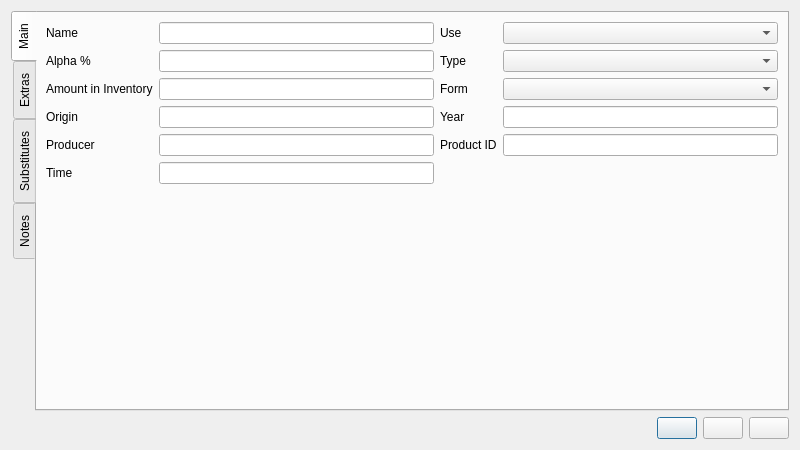
<?xml version="1.0" encoding="UTF-8"?>
<ui version="4.0">
 <class>hopEditor</class>
 <widget class="QDialog" name="hopEditor">
  <property name="geometry">
   <rect>
    <x>0</x>
    <y>0</y>
    <width>800</width>
    <height>450</height>
   </rect>
  </property>
  <property name="sizePolicy">
   <sizepolicy hsizetype="Minimum" vsizetype="Minimum">
    <horstretch>0</horstretch>
    <verstretch>0</verstretch>
   </sizepolicy>
  </property>
  <property name="windowTitle">
   <string>Hop Editor</string>
  </property>
  <property name="configSection" stdset="0">
   <string notr="true">hopEditor</string>
  </property>
  <layout class="QVBoxLayout" name="verticalLayout">
   <item>
    <widget class="QTabWidget" name="tabWidget_editor">
     <property name="tabPosition">
      <enum>QTabWidget::West</enum>
     </property>
     <property name="tabShape">
      <enum>QTabWidget::Rounded</enum>
     </property>
     <property name="currentIndex">
      <number>0</number>
     </property>
     <property name="usesScrollButtons">
      <bool>false</bool>
     </property>
     <property name="movable">
      <bool>true</bool>
     </property>
     <widget class="QWidget" name="tabWidget_editorPage1">
      <attribute name="title">
       <string>Main</string>
      </attribute>
      <layout class="QGridLayout" name="gridLayout">
       <item row="0" column="2">
        <widget class="QLabel" name="label_use">
         <property name="toolTip">
          <string>Required</string>
         </property>
         <property name="text">
          <string>Use</string>
         </property>
         <property name="buddy">
          <cstring>comboBox_hopUse</cstring>
         </property>
        </widget>
       </item>
       <item row="0" column="0">
        <widget class="QLabel" name="label_name">
         <property name="toolTip">
          <string>Required</string>
         </property>
         <property name="text">
          <string>Name</string>
         </property>
         <property name="buddy">
          <cstring>lineEdit_name</cstring>
         </property>
        </widget>
       </item>
       <item row="1" column="0">
        <widget class="QLabel" name="label_alpha">
         <property name="toolTip">
          <string>Required</string>
         </property>
         <property name="text">
          <string>Alpha %</string>
         </property>
         <property name="buddy">
          <cstring>lineEdit_alpha</cstring>
         </property>
        </widget>
       </item>
       <item row="1" column="1">
        <widget class="BtGenericEdit" name="lineEdit_alpha">
         <property name="toolTip">
          <string>Alpha acids as percent by mass</string>
         </property>
         <property name="editField" stdset="0">
          <string notr="true">alpha_pct</string>
         </property>
        </widget>
       </item>
       <item row="0" column="1">
        <widget class="BtStringEdit" name="lineEdit_name">
         <property name="toolTip">
          <string>Name</string>
         </property>
        </widget>
       </item>
       <item row="7" column="0">
        <spacer name="verticalSpacer">
         <property name="orientation">
          <enum>Qt::Vertical</enum>
         </property>
         <property name="sizeHint" stdset="0">
          <size>
           <width>20</width>
           <height>40</height>
          </size>
         </property>
        </spacer>
       </item>
       <item row="0" column="3">
        <widget class="QComboBox" name="comboBox_hopUse">
         <property name="toolTip">
          <string>Use</string>
         </property>
        </widget>
       </item>
       <item row="1" column="2">
        <widget class="QLabel" name="label_type">
         <property name="text">
          <string>Type</string>
         </property>
         <property name="buddy">
          <cstring>comboBox_hopType</cstring>
         </property>
        </widget>
       </item>
       <item row="1" column="3">
        <widget class="QComboBox" name="comboBox_hopType">
         <property name="sizePolicy">
          <sizepolicy hsizetype="Expanding" vsizetype="Fixed">
           <horstretch>0</horstretch>
           <verstretch>0</verstretch>
          </sizepolicy>
         </property>
         <property name="toolTip">
          <string>Hop Type</string>
         </property>
        </widget>
       </item>
       <item row="2" column="2">
        <widget class="QLabel" name="label_form">
         <property name="text">
          <string>Form</string>
         </property>
         <property name="buddy">
          <cstring>comboBox_hopForm</cstring>
         </property>
        </widget>
       </item>
       <item row="2" column="3">
        <widget class="QComboBox" name="comboBox_hopForm">
         <property name="sizePolicy">
          <sizepolicy hsizetype="Expanding" vsizetype="Fixed">
           <horstretch>0</horstretch>
           <verstretch>0</verstretch>
          </sizepolicy>
         </property>
         <property name="toolTip">
          <string>Hop Form</string>
         </property>
        </widget>
       </item>
       <item row="2" column="0">
        <widget class="BtMassLabel" name="label_inventory">
         <property name="contextMenuPolicy">
          <enum>Qt::CustomContextMenu</enum>
         </property>
         <property name="text">
          <string>Amount in Inventory</string>
         </property>
         <property name="buddy">
          <cstring>lineEdit_inventory</cstring>
         </property>
        </widget>
       </item>
       <item row="2" column="1">
        <widget class="BtMassEdit" name="lineEdit_inventory">
         <property name="sizePolicy">
          <sizepolicy hsizetype="Expanding" vsizetype="Fixed">
           <horstretch>0</horstretch>
           <verstretch>0</verstretch>
          </sizepolicy>
         </property>
         <property name="toolTip">
          <string>Amount in inventory</string>
         </property>
         <property name="editField" stdset="0">
          <string notr="true">inventory</string>
         </property>
        </widget>
       </item>
       <item row="3" column="0">
        <widget class="QLabel" name="label_origin">
         <property name="text">
          <string>Origin</string>
         </property>
         <property name="buddy">
          <cstring>lineEdit_origin</cstring>
         </property>
        </widget>
       </item>
       <item row="3" column="1">
        <widget class="BtStringEdit" name="lineEdit_origin">
         <property name="sizePolicy">
          <sizepolicy hsizetype="Preferred" vsizetype="Fixed">
           <horstretch>0</horstretch>
           <verstretch>0</verstretch>
          </sizepolicy>
         </property>
         <property name="toolTip">
          <string>Origin</string>
         </property>
        </widget>
       </item>
       <item row="3" column="2">
        <widget class="QLabel" name="label_year">
         <property name="text">
          <string>Year</string>
         </property>
         <property name="buddy">
          <cstring>lineEdit_year</cstring>
         </property>
        </widget>
       </item>
       <item row="3" column="3">
        <widget class="BtGenericEdit" name="lineEdit_year">
         <property name="sizePolicy">
          <sizepolicy hsizetype="Preferred" vsizetype="Fixed">
           <horstretch>0</horstretch>
           <verstretch>0</verstretch>
          </sizepolicy>
         </property>
         <property name="toolTip">
          <string>Year</string>
         </property>
         <property name="editField" stdset="0">
          <string notr="true">year</string>
         </property>
        </widget>
       </item>
       <item row="4" column="0">
        <widget class="QLabel" name="label_producer">
         <property name="text">
          <string>Producer</string>
         </property>
         <property name="buddy">
          <cstring>lineEdit_producer</cstring>
         </property>
        </widget>
       </item>
       <item row="4" column="1">
        <widget class="BtStringEdit" name="lineEdit_producer">
         <property name="sizePolicy">
          <sizepolicy hsizetype="Preferred" vsizetype="Fixed">
           <horstretch>0</horstretch>
           <verstretch>0</verstretch>
          </sizepolicy>
         </property>
         <property name="toolTip">
          <string>Producer</string>
         </property>
        </widget>
       </item>
       <item row="4" column="2">
        <widget class="QLabel" name="label_product_id">
         <property name="text">
          <string>Product ID</string>
         </property>
         <property name="buddy">
          <cstring>lineEdit_product_id</cstring>
         </property>
        </widget>
       </item>
       <item row="4" column="3">
        <widget class="BtStringEdit" name="lineEdit_product_id">
         <property name="sizePolicy">
          <sizepolicy hsizetype="Preferred" vsizetype="Fixed">
           <horstretch>0</horstretch>
           <verstretch>0</verstretch>
          </sizepolicy>
         </property>
         <property name="toolTip">
          <string>Product ID</string>
         </property>
        </widget>
       </item>
       <item row="5" column="0">
        <widget class="BtTimeLabel" name="label_time">
         <property name="contextMenuPolicy">
          <enum>Qt::CustomContextMenu</enum>
         </property>
         <property name="text">
          <string>Time</string>
         </property>
         <property name="buddy">
          <cstring>lineEdit_time</cstring>
         </property>
        </widget>
       </item>
       <item row="5" column="1">
        <widget class="BtTimeEdit" name="lineEdit_time">
         <property name="sizePolicy">
          <sizepolicy hsizetype="Preferred" vsizetype="Fixed">
           <horstretch>0</horstretch>
           <verstretch>0</verstretch>
          </sizepolicy>
         </property>
         <property name="toolTip">
          <string>Time</string>
         </property>
         <property name="editField" stdset="0">
          <string notr="true">time_min</string>
         </property>
        </widget>
       </item>
      </layout>
     </widget>
     <widget class="QWidget" name="tabWidget_editorPage2">
      <attribute name="title">
       <string>Extras</string>
      </attribute>
      <layout class="QGridLayout" name="gridLayout_2">
       <item row="0" column="0">
        <widget class="QLabel" name="label_beta">
         <property name="text">
          <string>Beta %</string>
         </property>
         <property name="buddy">
          <cstring>lineEdit_beta</cstring>
         </property>
        </widget>
       </item>
       <item row="0" column="1">
        <widget class="BtGenericEdit" name="lineEdit_beta">
         <property name="sizePolicy">
          <sizepolicy hsizetype="Preferred" vsizetype="Fixed">
           <horstretch>0</horstretch>
           <verstretch>0</verstretch>
          </sizepolicy>
         </property>
         <property name="toolTip">
          <string>Beta acids as percent by mass</string>
         </property>
         <property name="editField" stdset="0">
          <string notr="true">beta_pct</string>
         </property>
        </widget>
       </item>
       <item row="0" column="2">
        <widget class="QLabel" name="label_HSI">
         <property name="text">
          <string>HSI</string>
         </property>
         <property name="buddy">
          <cstring>lineEdit_HSI</cstring>
         </property>
        </widget>
       </item>
       <item row="0" column="3">
        <widget class="BtGenericEdit" name="lineEdit_HSI">
         <property name="sizePolicy">
          <sizepolicy hsizetype="Preferred" vsizetype="Fixed">
           <horstretch>0</horstretch>
           <verstretch>0</verstretch>
          </sizepolicy>
         </property>
         <property name="toolTip">
          <string>Hop Stability/Storage index</string>
         </property>
         <property name="editField" stdset="0">
          <string notr="true">hsi_pct</string>
         </property>
        </widget>
       </item>
       <item row="1" column="0">
        <widget class="QLabel" name="label_humulene">
         <property name="sizePolicy">
          <sizepolicy hsizetype="Minimum" vsizetype="Preferred">
           <horstretch>0</horstretch>
           <verstretch>0</verstretch>
          </sizepolicy>
         </property>
         <property name="text">
          <string>Humulene %</string>
         </property>
         <property name="buddy">
          <cstring>lineEdit_humulene</cstring>
         </property>
        </widget>
       </item>
       <item row="1" column="1">
        <widget class="BtGenericEdit" name="lineEdit_humulene">
         <property name="sizePolicy">
          <sizepolicy hsizetype="Preferred" vsizetype="Fixed">
           <horstretch>0</horstretch>
           <verstretch>0</verstretch>
          </sizepolicy>
         </property>
         <property name="toolTip">
          <string>Humulene</string>
         </property>
         <property name="editField" stdset="0">
          <string notr="true">humulene_pct</string>
         </property>
        </widget>
       </item>
       <item row="1" column="2">
        <widget class="QLabel" name="label_linalool">
         <property name="sizePolicy">
          <sizepolicy hsizetype="Minimum" vsizetype="Preferred">
           <horstretch>0</horstretch>
           <verstretch>0</verstretch>
          </sizepolicy>
         </property>
         <property name="text">
          <string>Linalool %</string>
         </property>
         <property name="buddy">
          <cstring>lineEdit_linalool</cstring>
         </property>
        </widget>
       </item>
       <item row="1" column="3">
        <widget class="BtGenericEdit" name="lineEdit_linalool">
         <property name="sizePolicy">
          <sizepolicy hsizetype="Preferred" vsizetype="Fixed">
           <horstretch>0</horstretch>
           <verstretch>0</verstretch>
          </sizepolicy>
         </property>
         <property name="toolTip">
          <string>Linalool</string>
         </property>
         <property name="editField" stdset="0">
          <string notr="true">linalool_pct</string>
         </property>
        </widget>
       </item>
       <item row="2" column="0">
        <widget class="QLabel" name="label_caryophyllene">
         <property name="sizePolicy">
          <sizepolicy hsizetype="Minimum" vsizetype="Preferred">
           <horstretch>0</horstretch>
           <verstretch>0</verstretch>
          </sizepolicy>
         </property>
         <property name="text">
          <string>Caryophyllene %</string>
         </property>
         <property name="buddy">
          <cstring>lineEdit_caryophyllene</cstring>
         </property>
        </widget>
       </item>
       <item row="2" column="1">
        <widget class="BtGenericEdit" name="lineEdit_caryophyllene">
         <property name="sizePolicy">
          <sizepolicy hsizetype="Preferred" vsizetype="Fixed">
           <horstretch>0</horstretch>
           <verstretch>0</verstretch>
          </sizepolicy>
         </property>
         <property name="toolTip">
          <string>Caryophyllene %</string>
         </property>
         <property name="editField" stdset="0">
          <string notr="true">caryophyllene_pct</string>
         </property>
        </widget>
       </item>
       <item row="2" column="2">
        <widget class="QLabel" name="label_limonene">
         <property name="sizePolicy">
          <sizepolicy hsizetype="Minimum" vsizetype="Preferred">
           <horstretch>0</horstretch>
           <verstretch>0</verstretch>
          </sizepolicy>
         </property>
         <property name="text">
          <string>Limonene %</string>
         </property>
         <property name="buddy">
          <cstring>lineEdit_limonene</cstring>
         </property>
        </widget>
       </item>
       <item row="2" column="3">
        <widget class="BtGenericEdit" name="lineEdit_limonene">
         <property name="sizePolicy">
          <sizepolicy hsizetype="Preferred" vsizetype="Fixed">
           <horstretch>0</horstretch>
           <verstretch>0</verstretch>
          </sizepolicy>
         </property>
         <property name="toolTip">
          <string>Limonene</string>
         </property>
         <property name="editField" stdset="0">
          <string notr="true">limonene_pct</string>
         </property>
        </widget>
       </item>
       <item row="3" column="0">
        <widget class="QLabel" name="label_cohumulone">
         <property name="sizePolicy">
          <sizepolicy hsizetype="Minimum" vsizetype="Preferred">
           <horstretch>0</horstretch>
           <verstretch>0</verstretch>
          </sizepolicy>
         </property>
         <property name="text">
          <string>Cohumulone %</string>
         </property>
         <property name="buddy">
          <cstring>lineEdit_cohumulone</cstring>
         </property>
        </widget>
       </item>
       <item row="3" column="1">
        <widget class="BtGenericEdit" name="lineEdit_cohumulone">
         <property name="sizePolicy">
          <sizepolicy hsizetype="Preferred" vsizetype="Fixed">
           <horstretch>0</horstretch>
           <verstretch>0</verstretch>
          </sizepolicy>
         </property>
         <property name="toolTip">
          <string>Cohumulone</string>
         </property>
         <property name="editField" stdset="0">
          <string notr="true">cohumulone_pct</string>
         </property>
        </widget>
       </item>
       <item row="3" column="2">
        <widget class="QLabel" name="label_nerol">
         <property name="sizePolicy">
          <sizepolicy hsizetype="Minimum" vsizetype="Preferred">
           <horstretch>0</horstretch>
           <verstretch>0</verstretch>
          </sizepolicy>
         </property>
         <property name="text">
          <string>Nerol %</string>
         </property>
         <property name="buddy">
          <cstring>lineEdit_nerol</cstring>
         </property>
        </widget>
       </item>
       <item row="3" column="3">
        <widget class="BtGenericEdit" name="lineEdit_nerol">
         <property name="sizePolicy">
          <sizepolicy hsizetype="Preferred" vsizetype="Fixed">
           <horstretch>0</horstretch>
           <verstretch>0</verstretch>
          </sizepolicy>
         </property>
         <property name="toolTip">
          <string>Nerol</string>
         </property>
         <property name="editField" stdset="0">
          <string notr="true">nerol_pct</string>
         </property>
        </widget>
       </item>
       <item row="4" column="0">
        <widget class="QLabel" name="label_myrcene">
         <property name="sizePolicy">
          <sizepolicy hsizetype="Minimum" vsizetype="Preferred">
           <horstretch>0</horstretch>
           <verstretch>0</verstretch>
          </sizepolicy>
         </property>
         <property name="text">
          <string>Myrcene %</string>
         </property>
         <property name="buddy">
          <cstring>lineEdit_myrcene</cstring>
         </property>
        </widget>
       </item>
       <item row="4" column="1">
        <widget class="BtGenericEdit" name="lineEdit_myrcene">
         <property name="sizePolicy">
          <sizepolicy hsizetype="Preferred" vsizetype="Fixed">
           <horstretch>0</horstretch>
           <verstretch>0</verstretch>
          </sizepolicy>
         </property>
         <property name="toolTip">
          <string>Myrcene</string>
         </property>
         <property name="editField" stdset="0">
          <string notr="true">myrcene_pct</string>
         </property>
        </widget>
       </item>
       <item row="4" column="2">
        <widget class="QLabel" name="label_pinene">
         <property name="sizePolicy">
          <sizepolicy hsizetype="Minimum" vsizetype="Preferred">
           <horstretch>0</horstretch>
           <verstretch>0</verstretch>
          </sizepolicy>
         </property>
         <property name="text">
          <string>Pinene %</string>
         </property>
         <property name="buddy">
          <cstring>lineEdit_pinene</cstring>
         </property>
        </widget>
       </item>
       <item row="4" column="3">
        <widget class="BtGenericEdit" name="lineEdit_pinene">
         <property name="sizePolicy">
          <sizepolicy hsizetype="Preferred" vsizetype="Fixed">
           <horstretch>0</horstretch>
           <verstretch>0</verstretch>
          </sizepolicy>
         </property>
         <property name="toolTip">
          <string>Pinene</string>
         </property>
         <property name="editField" stdset="0">
          <string notr="true">pinene_pct</string>
         </property>
        </widget>
       </item>
       <item row="5" column="0">
        <widget class="QLabel" name="label_farnesene">
         <property name="sizePolicy">
          <sizepolicy hsizetype="Minimum" vsizetype="Preferred">
           <horstretch>0</horstretch>
           <verstretch>0</verstretch>
          </sizepolicy>
         </property>
         <property name="text">
          <string>Farnesene %</string>
         </property>
         <property name="buddy">
          <cstring>lineEdit_farnesene</cstring>
         </property>
        </widget>
       </item>
       <item row="5" column="1">
        <widget class="BtGenericEdit" name="lineEdit_farnesene">
         <property name="sizePolicy">
          <sizepolicy hsizetype="Preferred" vsizetype="Fixed">
           <horstretch>0</horstretch>
           <verstretch>0</verstretch>
          </sizepolicy>
         </property>
         <property name="toolTip">
          <string>Farnesene</string>
         </property>
         <property name="editField" stdset="0">
          <string notr="true">farnesene_pct</string>
         </property>
        </widget>
       </item>
       <item row="5" column="2">
        <widget class="QLabel" name="label_polyphenols">
         <property name="sizePolicy">
          <sizepolicy hsizetype="Minimum" vsizetype="Preferred">
           <horstretch>0</horstretch>
           <verstretch>0</verstretch>
          </sizepolicy>
         </property>
         <property name="text">
          <string>Polyphenols %</string>
         </property>
         <property name="buddy">
          <cstring>lineEdit_polyphenols</cstring>
         </property>
        </widget>
       </item>
       <item row="5" column="3">
        <widget class="BtGenericEdit" name="lineEdit_polyphenols">
         <property name="sizePolicy">
          <sizepolicy hsizetype="Preferred" vsizetype="Fixed">
           <horstretch>0</horstretch>
           <verstretch>0</verstretch>
          </sizepolicy>
         </property>
         <property name="toolTip">
          <string>Polyphenols</string>
         </property>
         <property name="editField" stdset="0">
          <string notr="true">polyphenols_pct</string>
         </property>
        </widget>
       </item>
       <item row="6" column="0">
        <widget class="QLabel" name="label_geraniol">
         <property name="sizePolicy">
          <sizepolicy hsizetype="Minimum" vsizetype="Preferred">
           <horstretch>0</horstretch>
           <verstretch>0</verstretch>
          </sizepolicy>
         </property>
         <property name="text">
          <string>Geraniol %</string>
         </property>
         <property name="buddy">
          <cstring>lineEdit_geraniol</cstring>
         </property>
        </widget>
       </item>
       <item row="6" column="1">
        <widget class="BtGenericEdit" name="lineEdit_geraniol">
         <property name="sizePolicy">
          <sizepolicy hsizetype="Preferred" vsizetype="Fixed">
           <horstretch>0</horstretch>
           <verstretch>0</verstretch>
          </sizepolicy>
         </property>
         <property name="toolTip">
          <string>Geraniol</string>
         </property>
         <property name="editField" stdset="0">
          <string notr="true">geraniol_pct</string>
         </property>
        </widget>
       </item>
       <item row="6" column="2">
        <widget class="QLabel" name="label_xanthohumol">
         <property name="sizePolicy">
          <sizepolicy hsizetype="Minimum" vsizetype="Preferred">
           <horstretch>0</horstretch>
           <verstretch>0</verstretch>
          </sizepolicy>
         </property>
         <property name="text">
          <string>Xanthohumol %</string>
         </property>
         <property name="buddy">
          <cstring>lineEdit_xanthohumol</cstring>
         </property>
        </widget>
       </item>
       <item row="6" column="3">
        <widget class="BtGenericEdit" name="lineEdit_xanthohumol">
         <property name="sizePolicy">
          <sizepolicy hsizetype="Preferred" vsizetype="Fixed">
           <horstretch>0</horstretch>
           <verstretch>0</verstretch>
          </sizepolicy>
         </property>
         <property name="toolTip">
          <string>Xanthohumol</string>
         </property>
         <property name="editField" stdset="0">
          <string notr="true">xanthohumol_pct</string>
         </property>
        </widget>
       </item>
       <item row="7" column="0">
        <widget class="QLabel" name="label_b_pinene">
         <property name="sizePolicy">
          <sizepolicy hsizetype="Minimum" vsizetype="Preferred">
           <horstretch>0</horstretch>
           <verstretch>0</verstretch>
          </sizepolicy>
         </property>
         <property name="text">
          <string>β-pinene %</string>
         </property>
         <property name="buddy">
          <cstring>lineEdit_b_pinene</cstring>
         </property>
        </widget>
       </item>
       <item row="7" column="1">
        <widget class="BtGenericEdit" name="lineEdit_b_pinene">
         <property name="sizePolicy">
          <sizepolicy hsizetype="Preferred" vsizetype="Fixed">
           <horstretch>0</horstretch>
           <verstretch>0</verstretch>
          </sizepolicy>
         </property>
         <property name="toolTip">
          <string>β-pinene</string>
         </property>
         <property name="editField" stdset="0">
          <string notr="true">b_pinene_pct</string>
         </property>
        </widget>
       </item>
       <item row="7" column="2">
        <widget class="QLabel" name="label_total_oil_ml_per_100g">
         <property name="sizePolicy">
          <sizepolicy hsizetype="Minimum" vsizetype="Preferred">
           <horstretch>0</horstretch>
           <verstretch>0</verstretch>
          </sizepolicy>
         </property>
         <property name="text">
          <string>Total Oil ml/100g</string>
         </property>
         <property name="buddy">
          <cstring>lineEdit_total_oil_ml_per_100g</cstring>
         </property>
        </widget>
       </item>
       <item row="7" column="3">
        <widget class="BtGenericEdit" name="lineEdit_total_oil_ml_per_100g">
         <property name="sizePolicy">
          <sizepolicy hsizetype="Preferred" vsizetype="Fixed">
           <horstretch>0</horstretch>
           <verstretch>0</verstretch>
          </sizepolicy>
         </property>
         <property name="toolTip">
          <string>Total Oil ml/100g</string>
         </property>
         <property name="editField" stdset="0">
          <string notr="true">total_oil_ml_per_100g</string>
         </property>
        </widget>
       </item>
       <item row="8" column="0">
        <spacer name="verticalSpacer_3">
         <property name="orientation">
          <enum>Qt::Vertical</enum>
         </property>
         <property name="sizeHint" stdset="0">
          <size>
           <width>20</width>
           <height>40</height>
          </size>
         </property>
        </spacer>
       </item>
      </layout>
     </widget>
     <widget class="QWidget" name="tabWidget_editorPage4">
      <attribute name="title">
       <string>Substitutes</string>
      </attribute>
      <layout class="QHBoxLayout" name="horizontalLayout">
       <item>
        <widget class="QTextEdit" name="textEdit_substitutes">
         <property name="sizePolicy">
          <sizepolicy hsizetype="Preferred" vsizetype="MinimumExpanding">
           <horstretch>0</horstretch>
           <verstretch>0</verstretch>
          </sizepolicy>
         </property>
         <property name="minimumSize">
          <size>
           <width>0</width>
           <height>0</height>
          </size>
         </property>
         <property name="maximumSize">
          <size>
           <width>1000</width>
           <height>1000</height>
          </size>
         </property>
        </widget>
       </item>
      </layout>
     </widget>
     <widget class="QWidget" name="tabWidget_editorPage5">
      <attribute name="title">
       <string>Notes</string>
      </attribute>
      <layout class="QHBoxLayout" name="horizontalLayout_2">
       <item>
        <widget class="QTextEdit" name="textEdit_notes">
         <property name="sizePolicy">
          <sizepolicy hsizetype="Minimum" vsizetype="MinimumExpanding">
           <horstretch>0</horstretch>
           <verstretch>0</verstretch>
          </sizepolicy>
         </property>
         <property name="minimumSize">
          <size>
           <width>100</width>
           <height>100</height>
          </size>
         </property>
         <property name="maximumSize">
          <size>
           <width>1000</width>
           <height>1000</height>
          </size>
         </property>
        </widget>
       </item>
      </layout>
     </widget>
    </widget>
   </item>
   <item>
    <layout class="QHBoxLayout" name="horizontalLayout_3">
     <item>
      <spacer name="horizontalSpacer">
       <property name="orientation">
        <enum>Qt::Horizontal</enum>
       </property>
       <property name="sizeHint" stdset="0">
        <size>
         <width>40</width>
         <height>20</height>
        </size>
       </property>
      </spacer>
     </item>
     <item>
      <widget class="QPushButton" name="pushButton_new">
       <property name="toolTip">
        <string>New hop</string>
       </property>
       <property name="text">
        <string/>
       </property>
       <property name="icon">
        <iconset resource="../brewken.qrc">
         <normaloff>:/images/smallPlus.svg</normaloff>:/images/smallPlus.svg</iconset>
       </property>
      </widget>
     </item>
     <item>
      <widget class="QPushButton" name="pushButton_save">
       <property name="toolTip">
        <string>Save and close</string>
       </property>
       <property name="text">
        <string/>
       </property>
       <property name="icon">
        <iconset resource="../brewken.qrc">
         <normaloff>:/images/filesave.svg</normaloff>:/images/filesave.svg</iconset>
       </property>
      </widget>
     </item>
     <item>
      <widget class="QPushButton" name="pushButton_cancel">
       <property name="toolTip">
        <string>Discard and close</string>
       </property>
       <property name="text">
        <string/>
       </property>
       <property name="icon">
        <iconset resource="../brewken.qrc">
         <normaloff>:/images/exit.svg</normaloff>:/images/exit.svg</iconset>
       </property>
      </widget>
     </item>
    </layout>
   </item>
  </layout>
 </widget>
 <customwidgets>
  <customwidget>
   <class>BtGenericEdit</class>
   <extends>QLineEdit</extends>
   <header>BtLineEdit.h</header>
  </customwidget>
  <customwidget>
   <class>BtStringEdit</class>
   <extends>QLineEdit</extends>
   <header>BtLineEdit.h</header>
  </customwidget>
  <customwidget>
   <class>BtTimeEdit</class>
   <extends>QLineEdit</extends>
   <header>BtLineEdit.h</header>
   <slots>
    <slot>lineChanged(PreviousScaleInfo)</slot>
   </slots>
  </customwidget>
  <customwidget>
   <class>BtTimeLabel</class>
   <extends>QLabel</extends>
   <header>BtLabel.h</header>
   <slots>
    <signal>changedSystemOfMeasurementOrScale(PreviousScaleInfo)</signal>
   </slots>
  </customwidget>
  <customwidget>
   <class>BtMassEdit</class>
   <extends>QLineEdit</extends>
   <header>BtLineEdit.h</header>
   <slots>
    <signal>textModified()</signal>
    <slot>lineChanged()</slot>
    <slot>lineChanged(PreviousScaleInfo)</slot>
   </slots>
  </customwidget>
  <customwidget>
   <class>BtMassLabel</class>
   <extends>QLabel</extends>
   <header>BtLabel.h</header>
   <slots>
    <signal>changedSystemOfMeasurementOrScale(PreviousScaleInfo)</signal>
    <slot>popContextMenu(QPoint)</slot>
   </slots>
  </customwidget>
 </customwidgets>
 <tabstops>
  <tabstop>tabWidget_editor</tabstop>
  <tabstop>lineEdit_name</tabstop>
  <tabstop>lineEdit_alpha</tabstop>
  <tabstop>lineEdit_inventory</tabstop>
  <tabstop>comboBox_hopUse</tabstop>
  <tabstop>comboBox_hopType</tabstop>
  <tabstop>comboBox_hopForm</tabstop>
  <tabstop>lineEdit_origin</tabstop>
  <tabstop>lineEdit_year</tabstop>
  <tabstop>lineEdit_producer</tabstop>
  <tabstop>lineEdit_product_id</tabstop>
  <tabstop>lineEdit_time</tabstop>
  <tabstop>lineEdit_beta</tabstop>
  <tabstop>lineEdit_humulene</tabstop>
  <tabstop>lineEdit_caryophyllene</tabstop>
  <tabstop>lineEdit_cohumulone</tabstop>
  <tabstop>lineEdit_myrcene</tabstop>
  <tabstop>lineEdit_farnesene</tabstop>
  <tabstop>lineEdit_geraniol</tabstop>
  <tabstop>lineEdit_b_pinene</tabstop>
  <tabstop>lineEdit_HSI</tabstop>
  <tabstop>lineEdit_linalool</tabstop>
  <tabstop>lineEdit_limonene</tabstop>
  <tabstop>lineEdit_nerol</tabstop>
  <tabstop>lineEdit_pinene</tabstop>
  <tabstop>lineEdit_polyphenols</tabstop>
  <tabstop>lineEdit_xanthohumol</tabstop>
  <tabstop>lineEdit_total_oil_ml_per_100g</tabstop>
  <tabstop>pushButton_new</tabstop>
  <tabstop>pushButton_save</tabstop>
  <tabstop>pushButton_cancel</tabstop>
  <tabstop>textEdit_substitutes</tabstop>
  <tabstop>textEdit_notes</tabstop>
 </tabstops>
 <resources>
  <include location="../brewken.qrc"/>
 </resources>
 <connections/>
</ui>
